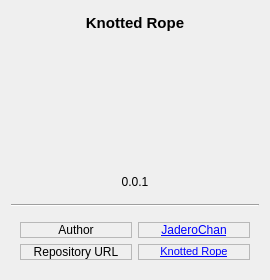
<?xml version="1.0" encoding="UTF-8"?>
<ui version="4.0">
 <class>About</class>
 <widget class="QDialog" name="About">
  <property name="geometry">
   <rect>
    <x>0</x>
    <y>0</y>
    <width>270</width>
    <height>280</height>
   </rect>
  </property>
  <property name="font">
   <font>
    <stylestrategy>PreferAntialias</stylestrategy>
   </font>
  </property>
  <property name="focusPolicy">
   <enum>Qt::ClickFocus</enum>
  </property>
  <property name="windowTitle">
   <string>About</string>
  </property>
  <layout class="QVBoxLayout" name="verticalLayout">
   <item>
    <widget class="QLabel" name="titleLbl">
     <property name="font">
      <font>
       <pointsize>11</pointsize>
       <bold>true</bold>
       <stylestrategy>PreferAntialias</stylestrategy>
      </font>
     </property>
     <property name="text">
      <string>Knotted Rope</string>
     </property>
     <property name="alignment">
      <set>Qt::AlignCenter</set>
     </property>
    </widget>
   </item>
   <item>
    <widget class="QWidget" name="widget" native="true">
     <layout class="QGridLayout" name="gridLayout_2">
      <item row="0" column="1">
       <widget class="QLabel" name="iconLbl">
        <property name="minimumSize">
         <size>
          <width>120</width>
          <height>120</height>
         </size>
        </property>
        <property name="maximumSize">
         <size>
          <width>120</width>
          <height>120</height>
         </size>
        </property>
        <property name="text">
         <string/>
        </property>
        <property name="pixmap">
         <pixmap>resource/icon/icon.ico</pixmap>
        </property>
        <property name="scaledContents">
         <bool>true</bool>
        </property>
       </widget>
      </item>
      <item row="1" column="1">
       <widget class="QLabel" name="versionLbl">
        <property name="text">
         <string>0.0.1</string>
        </property>
        <property name="alignment">
         <set>Qt::AlignCenter</set>
        </property>
       </widget>
      </item>
      <item row="0" column="0">
       <spacer name="horizontalSpacer">
        <property name="orientation">
         <enum>Qt::Horizontal</enum>
        </property>
        <property name="sizeHint" stdset="0">
         <size>
          <width>40</width>
          <height>20</height>
         </size>
        </property>
       </spacer>
      </item>
      <item row="0" column="2">
       <spacer name="horizontalSpacer_2">
        <property name="orientation">
         <enum>Qt::Horizontal</enum>
        </property>
        <property name="sizeHint" stdset="0">
         <size>
          <width>40</width>
          <height>20</height>
         </size>
        </property>
       </spacer>
      </item>
     </layout>
    </widget>
   </item>
   <item>
    <widget class="Line" name="line">
     <property name="orientation">
      <enum>Qt::Horizontal</enum>
     </property>
    </widget>
   </item>
   <item>
    <widget class="QWidget" name="widget_2" native="true">
     <layout class="QGridLayout" name="gridLayout">
      <item row="3" column="1">
       <widget class="QLabel" name="label_6">
        <property name="font">
         <font>
          <pointsize>8</pointsize>
          <stylestrategy>PreferAntialias</stylestrategy>
         </font>
        </property>
        <property name="frameShape">
         <enum>QFrame::StyledPanel</enum>
        </property>
        <property name="frameShadow">
         <enum>QFrame::Plain</enum>
        </property>
        <property name="text">
         <string>&lt;html&gt;&lt;head/&gt;&lt;body&gt;&lt;p&gt;&lt;a href=&quot;https://github.com/JaderoChan/KnottedRope&quot;&gt;&lt;span style=&quot; text-decoration: underline; color:#0000ff;&quot;&gt;Knotted Rope&lt;/span&gt;&lt;/a&gt;&lt;/p&gt;&lt;/body&gt;&lt;/html&gt;</string>
        </property>
        <property name="alignment">
         <set>Qt::AlignCenter</set>
        </property>
        <property name="openExternalLinks">
         <bool>true</bool>
        </property>
       </widget>
      </item>
      <item row="3" column="0">
       <widget class="QLabel" name="repositoryUrlLbl">
        <property name="frameShape">
         <enum>QFrame::StyledPanel</enum>
        </property>
        <property name="frameShadow">
         <enum>QFrame::Plain</enum>
        </property>
        <property name="text">
         <string>Repository URL</string>
        </property>
        <property name="alignment">
         <set>Qt::AlignCenter</set>
        </property>
       </widget>
      </item>
      <item row="2" column="1">
       <widget class="QLabel" name="label_4">
        <property name="frameShape">
         <enum>QFrame::StyledPanel</enum>
        </property>
        <property name="frameShadow">
         <enum>QFrame::Plain</enum>
        </property>
        <property name="text">
         <string>&lt;html&gt;&lt;head/&gt;&lt;body&gt;&lt;p&gt;&lt;a href=&quot;https://github.com/JaderoChan&quot;&gt;&lt;span style=&quot; text-decoration: underline; color:#0000ff;&quot;&gt;JaderoChan&lt;/span&gt;&lt;/a&gt;&lt;/p&gt;&lt;/body&gt;&lt;/html&gt;</string>
        </property>
        <property name="alignment">
         <set>Qt::AlignCenter</set>
        </property>
        <property name="openExternalLinks">
         <bool>true</bool>
        </property>
       </widget>
      </item>
      <item row="2" column="0">
       <widget class="QLabel" name="authorLbl">
        <property name="frameShape">
         <enum>QFrame::StyledPanel</enum>
        </property>
        <property name="frameShadow">
         <enum>QFrame::Plain</enum>
        </property>
        <property name="text">
         <string>Author</string>
        </property>
        <property name="alignment">
         <set>Qt::AlignCenter</set>
        </property>
       </widget>
      </item>
     </layout>
    </widget>
   </item>
  </layout>
 </widget>
 <resources/>
 <connections/>
</ui>
